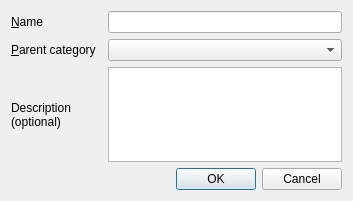
<?xml version="1.0" encoding="UTF-8"?>
<ui version="4.0">
 <class>NewCategoryForm</class>
 <widget class="QDialog" name="NewCategoryForm">
  <property name="geometry">
   <rect>
    <x>0</x>
    <y>0</y>
    <width>353</width>
    <height>201</height>
   </rect>
  </property>
  <property name="windowTitle">
   <string>New category</string>
  </property>
  <layout class="QGridLayout" name="gridLayout">
   <item row="0" column="0">
    <widget class="QLabel" name="label">
     <property name="text">
      <string>&amp;Name</string>
     </property>
     <property name="buddy">
      <cstring>leName</cstring>
     </property>
    </widget>
   </item>
   <item row="0" column="1">
    <widget class="QLineEdit" name="leName"/>
   </item>
   <item row="1" column="0">
    <widget class="QLabel" name="label_2">
     <property name="text">
      <string>&amp;Parent category</string>
     </property>
     <property name="buddy">
      <cstring>cbParent</cstring>
     </property>
    </widget>
   </item>
   <item row="1" column="1">
    <widget class="QComboBox" name="cbParent"/>
   </item>
   <item row="2" column="0">
    <widget class="QLabel" name="label_3">
     <property name="text">
      <string>Description (optional)</string>
     </property>
     <property name="wordWrap">
      <bool>true</bool>
     </property>
    </widget>
   </item>
   <item row="2" column="1">
    <widget class="QTextEdit" name="teDescription">
     <property name="acceptRichText">
      <bool>false</bool>
     </property>
    </widget>
   </item>
   <item row="3" column="1">
    <widget class="QDialogButtonBox" name="buttonBox">
     <property name="orientation">
      <enum>Qt::Horizontal</enum>
     </property>
     <property name="standardButtons">
      <set>QDialogButtonBox::Cancel|QDialogButtonBox::Ok</set>
     </property>
    </widget>
   </item>
  </layout>
 </widget>
 <resources/>
 <connections>
  <connection>
   <sender>buttonBox</sender>
   <signal>accepted()</signal>
   <receiver>NewCategoryForm</receiver>
   <slot>accept()</slot>
   <hints>
    <hint type="sourcelabel">
     <x>248</x>
     <y>254</y>
    </hint>
    <hint type="destinationlabel">
     <x>157</x>
     <y>274</y>
    </hint>
   </hints>
  </connection>
  <connection>
   <sender>buttonBox</sender>
   <signal>rejected()</signal>
   <receiver>NewCategoryForm</receiver>
   <slot>reject()</slot>
   <hints>
    <hint type="sourcelabel">
     <x>316</x>
     <y>260</y>
    </hint>
    <hint type="destinationlabel">
     <x>286</x>
     <y>274</y>
    </hint>
   </hints>
  </connection>
 </connections>
</ui>
